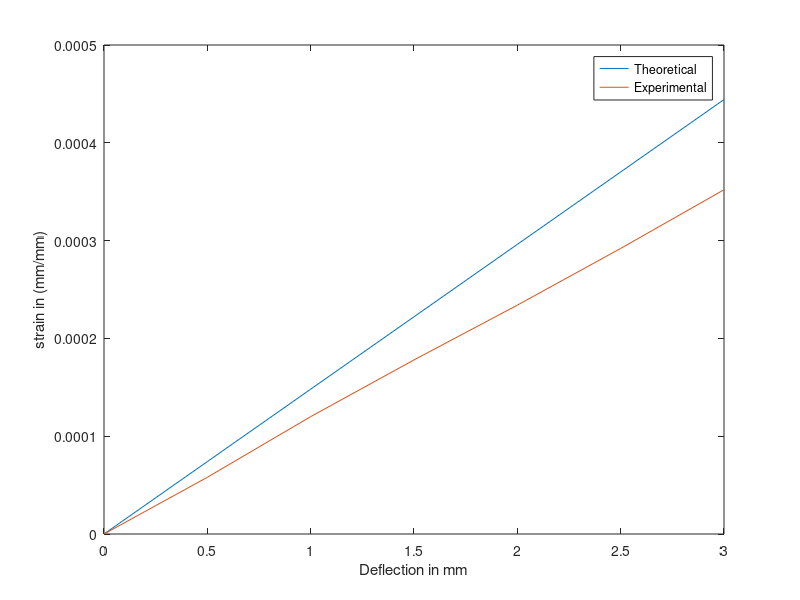

The MATLAB script that drew this image:
%% Readme    
% 
n = [27,34];  
r = [2.85,2.88]/2/1000 ;    % in m
R = [41.8,31.96]/2/1000;    % in m
G = 20 *10^9;               % in pascals   (Enter appropriate value)
k = (G/4) *((r.^4)./(R.^3))./n;   % theoretical values for spring 1 ,spring2

%Note : variable kt generated in the workspace is spring constant obtained after linear regression  
%       variable ktt1,ktt2 represent piecewise spring constants 

%%  Spring 1
s1 = [0,410,409;200,411,410;400,412,413;600,414,415;800,416,418;1000,421,421];
s1=s1/1000;
sp1 = [s1(:,1), (s1(:,2)+s1(:,3))/2];
% plot(sp1(:,1),sp1(:,2));
plot(sp1(:,1),sp1(:,2));
xlabel('Load in Kg');
ylabel('Deflection in m');
title('Spring 1');
pause;
% y = p1*x + p2; ,p1=.011286 ,p2 =.40852
p1=.011286;
kt1 = 1/p1;

g = -sp1(1:5,:)+ sp1(2:end,:); 
ktt1= g(:,1)./g(:,2); 

%%  Spring 2

s2 = [0,9.85,9.82;2,8.8,8.74;2.5,8.27,8.13;3,7.86,7.7;3.5,7.29,7.29];
s2(:,2:3)=s2(:,2:3)/100;
sp2 = [s2(:,1), (s2(:,2)+s2(:,3))/2];

plot(sp2(:,1),sp2(:,2));
xlabel('Load in Kg');
ylabel('Deflection in m');
title('Spring 2');
% y = p1*x + p2; ,p1=.0071644 ,p2 =.099512
p1=.0071644;
kt2 = 1/p1;
kt = [kt1,kt2];
g = -sp2(1:4,:)+ sp2(2:end,:); 
ktt2= g(:,1)./g(:,2); 
pause;
%% Nonlin spring
s3 = [0,7.5,7.8;200,7.1,6.9;400,6.0,5.8;600,5.2,5.1;800,4.4,4.2;1000,3.2,3.2];
s3(:,2:3)=s3(:,2:3)/100;
s3(:,1)=s3(:,1)/1000;
sp3 = [s1(:,1), (s3(:,2)+s3(:,3))/2];
plot(sp3(:,1),sp3(:,2));
xlabel('Load in Kg');
ylabel('Deflection in m');
title('Spring 3 (Nonlinear spring)');
pause;

%% strain gauge
b = 24.89 /1000; % in m
h = 6.27/1000 ;  % in m
lo = 25/100;     % in m
l1 = 24.6/100;   % in m
E = 690*10^9 ;   % in Pascals
del = (0:0.5:3)/1000; % in m
Izz = 1/12 *b*h^3; 
% Theoretical
P= del*3*E*Izz/lo^3   ;
M = P*l1;
sigma = M/Izz*h/2 ;
e     = sigma /E;    % theoretical strain

% Experimental
ep = 10^-6*[0,58,120,178,234,292,352];
%Error
error = (e-ep)*10^6;
plot(del*1000,e,del*1000,ep);
xlabel('Deflection in mm');
ylabel('strain in (mm/mm)');
legend('Theoretical','Experimental');
